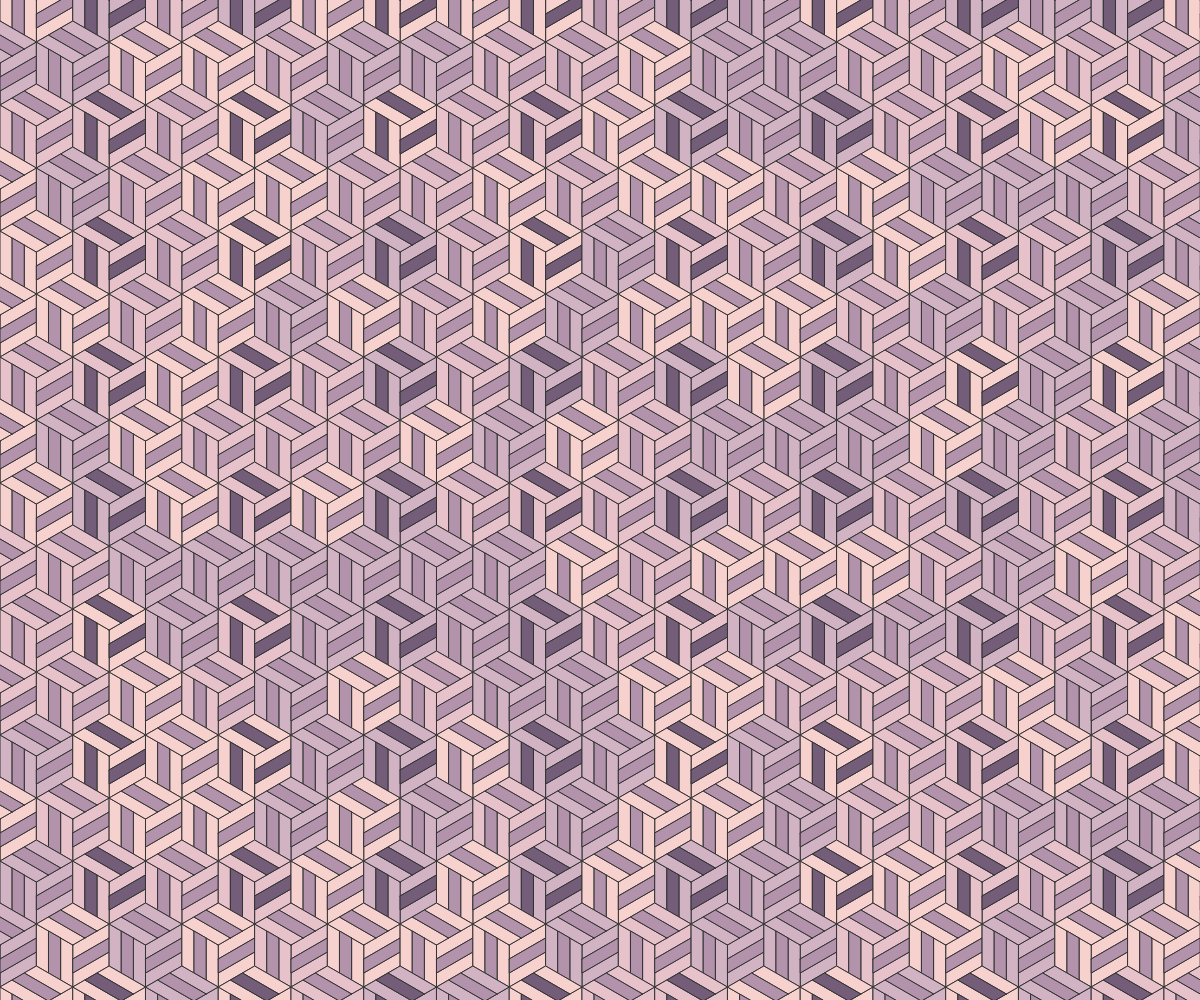
Frame 1 (no input)
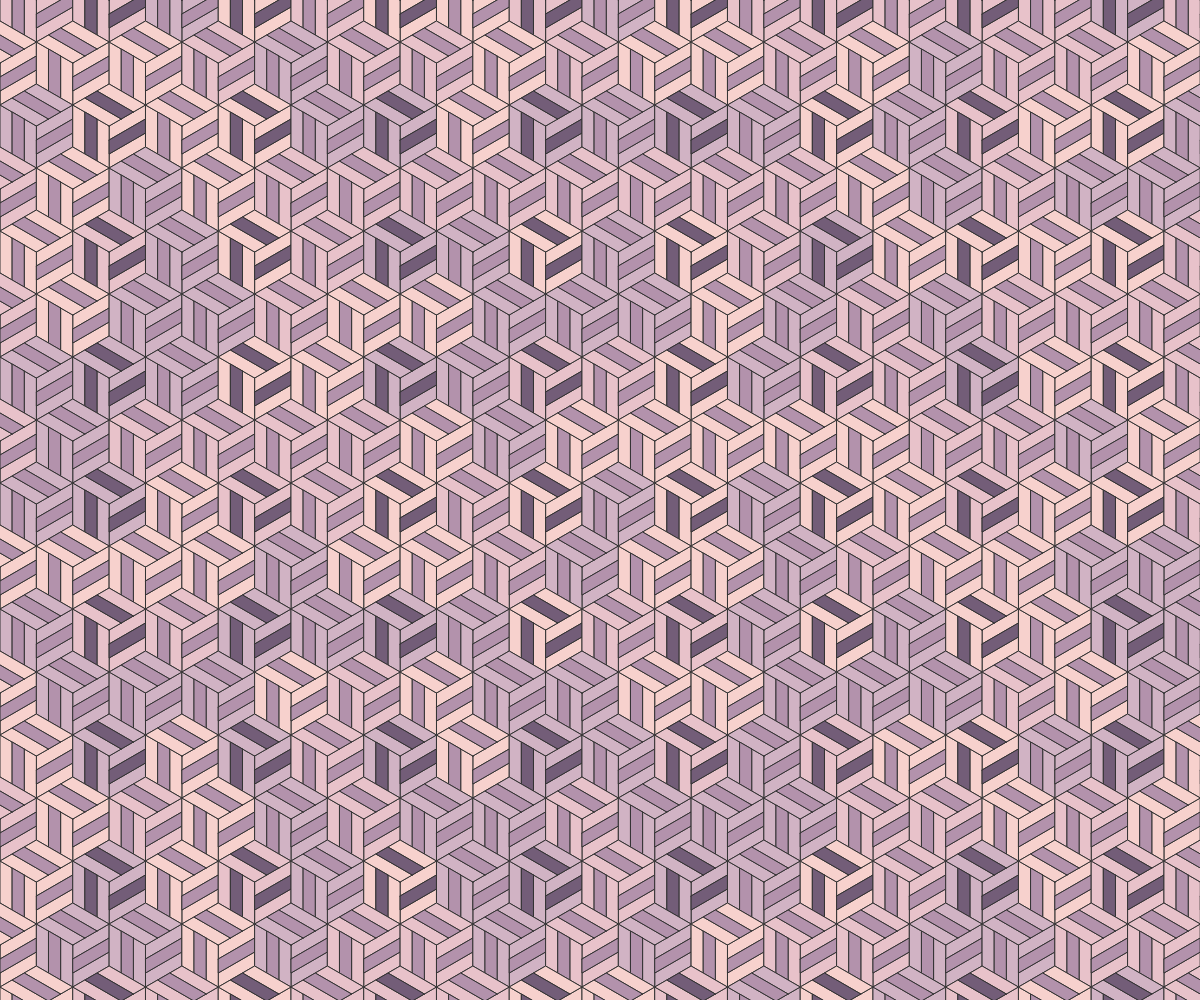
Frame 2 (the mouse pressed at the canvas centre, redrawn once)

The p5.js sketch that drew these frames (run headless with seeded random() and noise() and a simulated clock; the mouse was pressed at the canvas centre and the sketch redrawn once):

// p5.js sketch
// ── sketch.js
"use strict"

const LIGHTS = ["#F7D1CD", "#E8C2CA", "#D1B3C4"];
const DARKS  = ["#B392AC", "#735D78"];
const WHITE  = "#FFFFFF";
const BLACK  = "#333333";

function setup(){
	createCanvas(windowWidth, windowHeight);
	angleMode(DEGREES); rectMode(CENTER); imageMode(CENTER);
	textAlign(CENTER, CENTER); textSize(14);
	noLoop();
}

function draw(){
	background(BLACK);
	noFill();
	noStroke();

	stroke(BLACK); strokeWeight(1);

	const len = 14;
	const pX = len * 3 * cos(30) * 2;
	const pY = len * 3 + len * 3 * sin(30);
	const rows = floor(height / pY) + 2;
	const cols = floor(width / pX) + 2;

	for(let r=0; r<rows; r++){
		for(let c=0; c<cols; c++){
			let x = c * pX;
			let y = r * pY;
			if(r%2==0) x -= pX / 2;
			const cMain = getColor(LIGHTS);
			const cSub  = ((r+c)%2==0 && r%2==0)?DARKS[1]:DARKS[0];
			drawKikkoajiro(x, y, len, cMain, cSub);
		}
	}
}

function drawKikkoajiro(x, y, len, cMain, cSub){

	const dirs1 = [
		{d:330, l:len*3}, {d:90, l:len}, 
		{d:150, l:len*3}];
	const dirs2 = [
		{d:210, l:len}, {d:90, l:len*3}, 
		{d:30,  l:len}];
	const dirs3 = [
		{d:210, l:len*3}, {d:330, l:len}, 
		{d:30, l:len*3}];

	fill(cMain);
	drawShape(x, y, len, dirs1);
	drawShape(x, y+len*2, len, dirs1);
	drawShape(x, y, len, dirs2);
	drawShape(x+len*2*cos(210), y+len*2*sin(210), len, dirs2);
	drawShape(x, y, len, dirs3);
	drawShape(x+len*2*cos(30), y-len*2*sin(30), len, dirs3);

	fill(cSub);
	drawShape(x, y+len, len, dirs1);
	drawShape(x+len*cos(210), y+len*sin(210), len, dirs2);
	drawShape(x+len*cos(30), y-len*sin(30), len, dirs3);

	//circle(x, y, 5);
}

function drawShape(x, y, len, dirs){

	push();
	translate(x, y);
	beginShape();
	let current = {x: 0, y: 0};
	vertex(current.x, current.y);
	for(let dir of dirs){
		current.x += dir.l * cos(dir.d);
		current.y += dir.l * sin(dir.d);
		vertex(current.x, current.y);
	}
	endShape(CLOSE);
	pop();
}

function getColor(colors){
	return colors[floor(random()*colors.length)];
}
